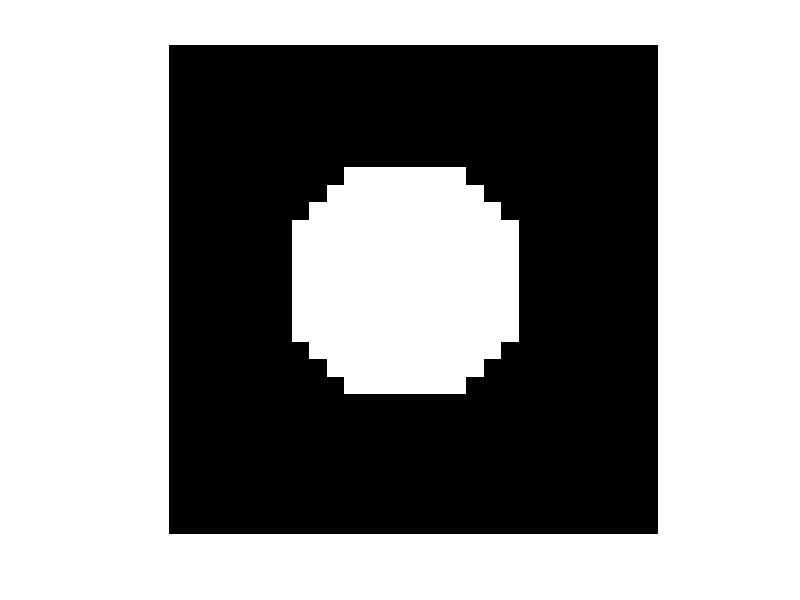

Reproduce this figure in MATLAB. (Note: this script raises an error after producing the figure.)

frame_size=28;
m=zeros(frame_size);

radius=frame_size/4;
center=round(frame_size/2);
for i=1:frame_size
    for j=1:frame_size
        d=sqrt((i-center)^2+(j-center)^2);
        if d<radius
            m(i,j)=1;
        end
    end
end

figure
imshow(m)

%saveas(gcf,[getDropboxDir 'Cox_Lab/Predictive_Networks/images/circle_' num2str(frame_size) '.jpg'])
save([getDropboxDir 'Cox_Lab/Predictive_Networks/images/circle_' num2str(frame_size) '.mat'],'m')


h=round(sin(pi/6)*radius);
l=round(cos(pi/6)*radius);
x=[center-l, center, center+l];
y=[center-h, center+l, center-h];
m=flipud(poly2mask(x,y,frame_size,frame_size));

figure
imshow(m)

%saveas(gcf,[getDropboxDir 'Cox_Lab/Predictive_Networks/images/triangle_' num2str(frame_size) '.jpg'])
save([getDropboxDir 'Cox_Lab/Predictive_Networks/images/triangle_' num2str(frame_size) '.mat'],'m')

d=round(sin(pi/4)*radius);
x=[center-d,center-d,center+d,center+d];
y=[center-d,center+d,center+d,center-d];
m=poly2mask(x,y,frame_size,frame_size);

figure
imshow(m)

%saveas(gcf,[getDropboxDir 'Cox_Lab/Predictive_Networks/images/square_' num2str(frame_size) '.jpg'])
save([getDropboxDir 'Cox_Lab/Predictive_Networks/images/square_' num2str(frame_size) '.mat'],'m')
